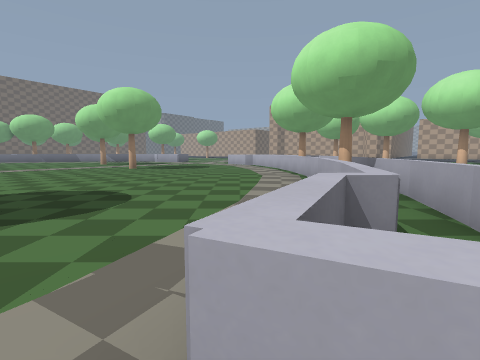
[1] (above)

22 first-person views from a walk through a 3-D level made in the Godot game engine. The camera is 1.3 m above the floor, tilts 6° down and sees 85° across. The floor is counted in squares, 2 m on a side. Each view is taken from the middle of a square. On the plan, view 1 faces up. The plan holds only what a view shows up to about 9 squares ahead; the rest is blank. The place goes on beyond the plan.

[2]
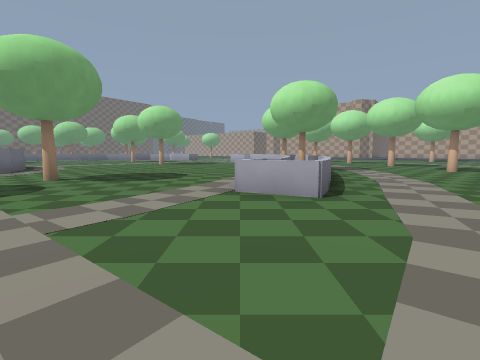

[3]
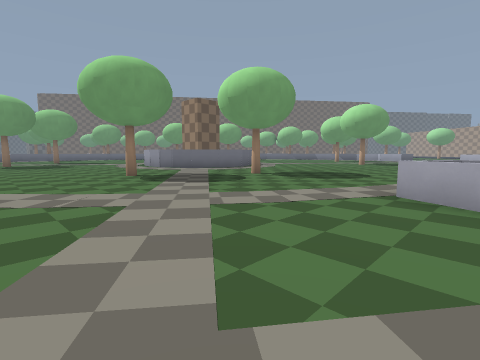

[4]
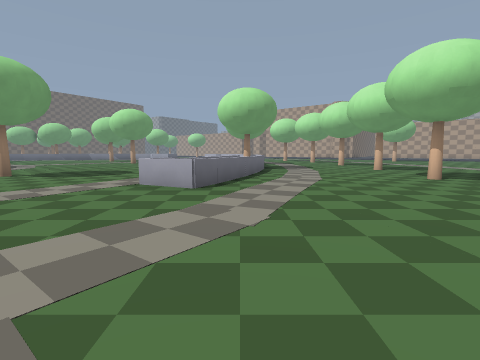

[5]
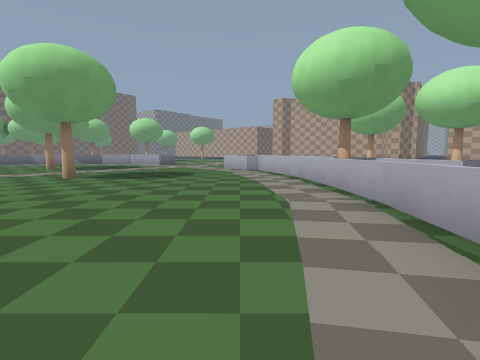

[6]
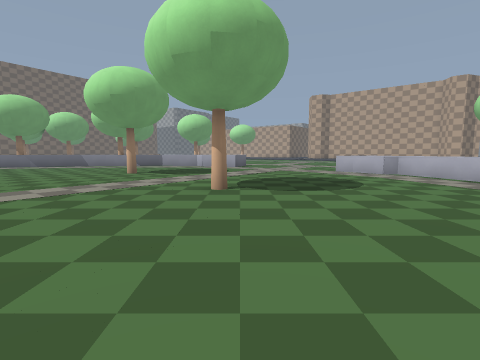

[7]
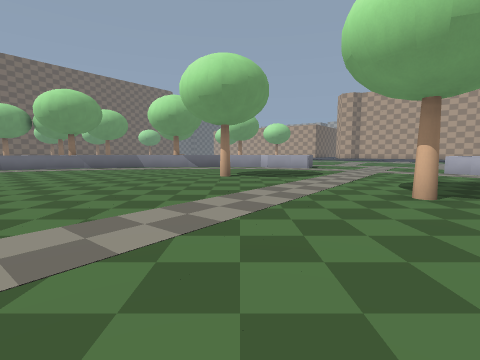

[8]
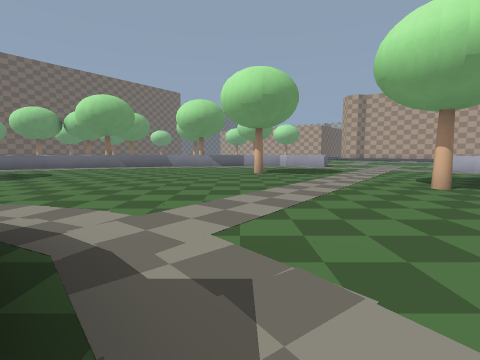

[9]
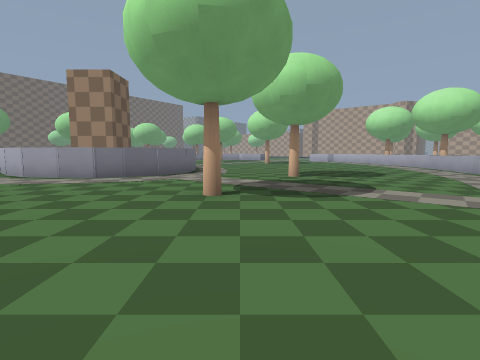

[10]
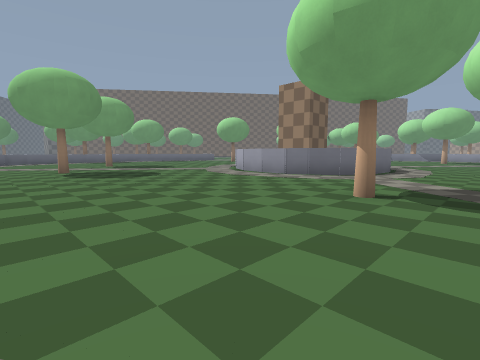

[11]
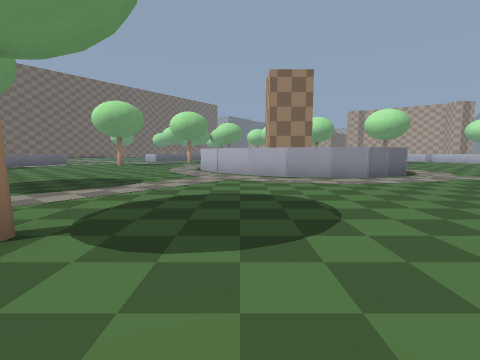

[12]
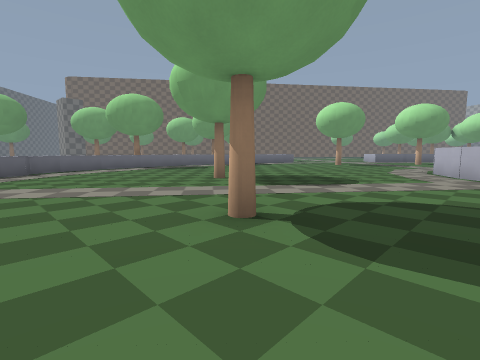

[13]
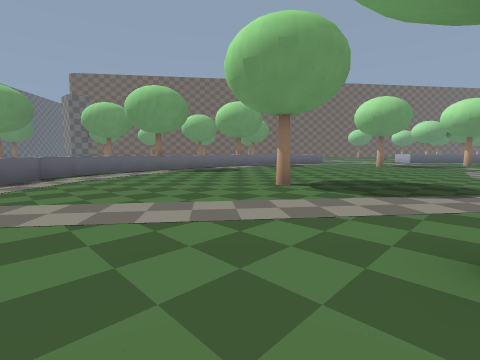

[14]
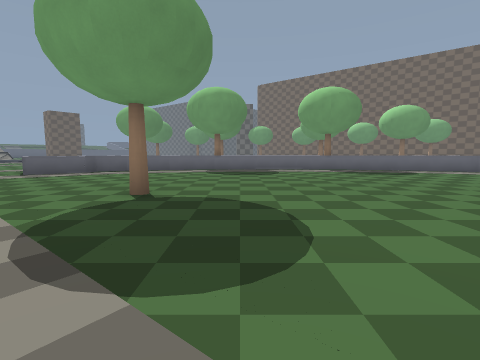

[15]
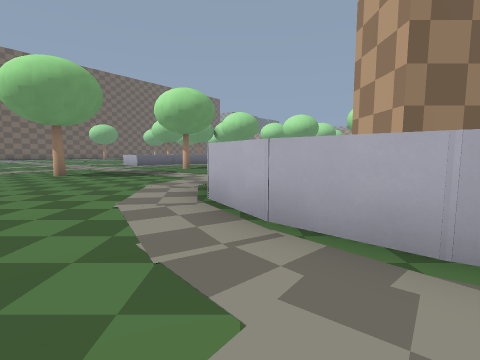

[16]
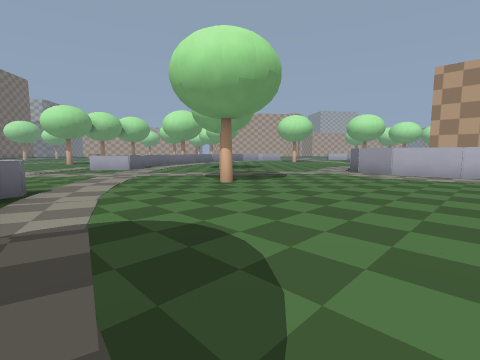

[17]
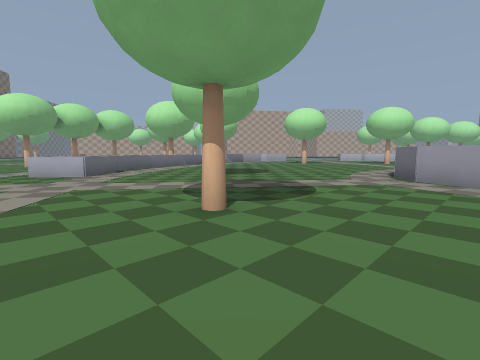

[18]
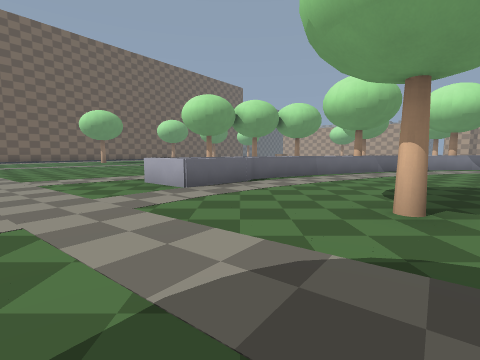

[19]
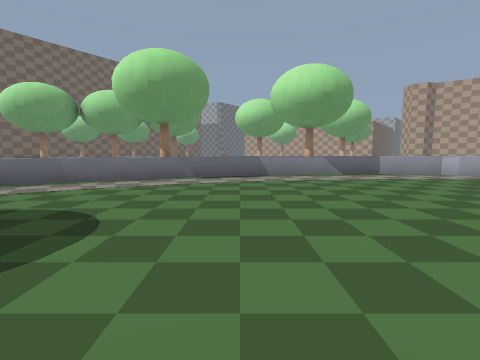

[20]
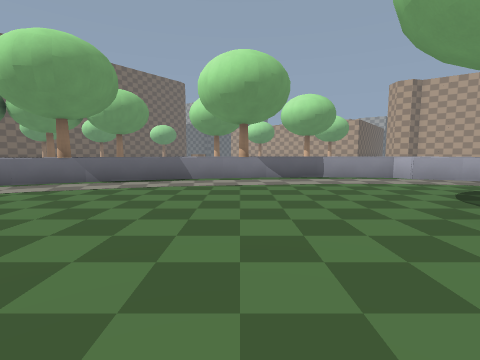

[21]
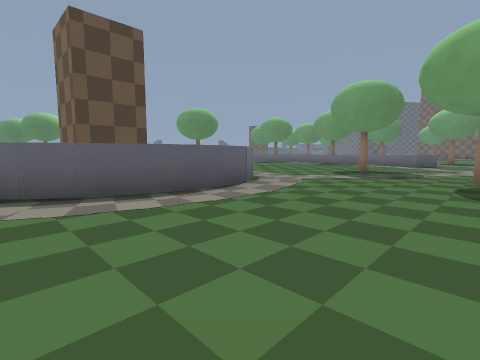

[22]
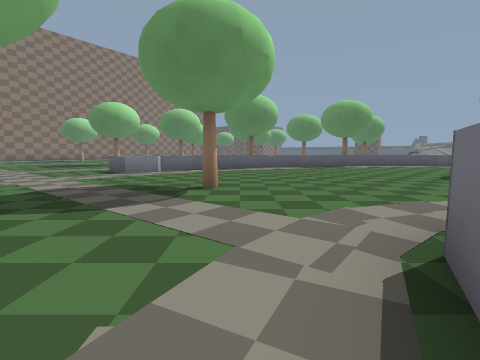

### Floor plan
Points are (right, up) in squares from view 1. A wall is a line through its corners. A room is listed if a view was taken in it or the views show most of it. See-through windows are left out.
Room 1 (views 1, 2, 3, 4, 5, 6, 7, 8, 9, 10, 11, 12, 13, 14, 15, 16, 17, 18, 19, 20, 21, 22)
walls: (-7.8, 5.2) (-7.6, 4.8) (-7.7, 3.5) (-8.3, 2.4) (-9.2, 1.9); (-9.5, 7.4) (-9.1, 7.1); (-10.1, 7.8) (-9.4, 7.3); (-10.9, 8.1) (-9.9, 7.7); (-11.3, 8.2) (-10.7, 8); (-9, 2) (-9.7, 1.7) (-10.7, 1.7); (-11.9, 8.2) (-11.1, 8.1); (-12.5, 8.2) (-11.8, 8.2); (-10.6, 1.7) (-11.8, 1.9) (-12.8, 2.6); (-12.6, 2.4) (-13.7, 3.5) (-14.4, 4.7) (-14.6, 6.2) (-14.1, 7.3) (-13.2, 8) (-12.4, 8.2); (0.6, 1.4) (0.1, 0.4); (1.3, 3) (0.9, 1.4); (1.8, 6.4) (1.8, 7.5); (0.8, 1.6) (1.2, 3.1) (1.6, 5.4); (1.8, 7.3) (1.7, 9.5); (1.7, 10.3) (1.7, 11); (2.5, 3.8) (2.8, 5.6); (2, 2.1) (2.5, 3.9); (2.8, 5.5) (3, 7.4); (1.7, 10.9) (0.7, 13.7); (2.7, 3.8) (2.2, 2.3); (2.3, 2.2) (1.2, -0.3) (-0.2, 0.4); (3, 7.3) (2.8, 10.5); (-3.4, -4.1) (-2.5, -5.1); (0.3, 13.8) (-0.3, 14.6); (2.6, 11.4) (2.2, 12.9); (-4.5, 17.9) (-5.8, 18.4) (-6.1, 18.7); (-13.3, 17.7) (-15.8, 16.6); (-9.2, 18.8) (-11.8, 18.3) (-13.4, 17.7); (-15.7, 16.6) (-17.7, 15.4) (-17.8, 14.9); (-19, 13.8) (-20.1, 14.7); (-11.3, 19.2) (-13.4, 18.6); (-15, 18) (-16.8, 16.9); (-17.9, 16.2) (-19.4, 15.1); (-22.5, 9.2) (-22.8, 8.9); (-23.5, -3) (-22.9, -3.9) (-22.5, -4) (-21.6, -5.4)
low walls: (-0.2, 14.5) (-0.7, 15.1); (-4.2, -4.9) (-3.4, -4.1); (0.7, 13.7) (0.3, 13.8); (-6.1, 18.7) (-8.1, 18.9); (-7.9, 18.9) (-9.4, 18.8); (-17.8, 14.9) (-19, 13.8); (-3.9, 18.9) (-5.2, 19.3); (-22.8, 8.9) (-23, 8.4)
ways out: opening at (-22, 15); opening at (-2.5, 16.2); opening at (5, 4)
objects: tree (-19, 8); tree (-18, -1); tree (-16, 12); tree (-15, -3); tree (-7, 14); tree (-6, -1); tree (-4, 2); tree (-4, 11); tree (2, 6); tree (2, 10); tree (7, 1)

Where each view was taken, in squares from view 1:
view 1: 0 up, 0 right, facing up
view 2: 4 down, 0 right, facing up
view 3: 4 down, 1 right, facing up-left
view 4: 5 down, 2 right, facing up
view 5: 4 up, 0 right, facing up
view 6: 6 up, 4 left, facing up
view 7: 7 up, 7 left, facing up
view 8: 6 up, 8 left, facing up
view 9: 5 down, 6 left, facing up
view 10: 5 down, 5 left, facing up-left
view 11: 5 down, 13 left, facing up
view 12: 5 down, 13 left, facing up-left
view 13: 5 down, 15 left, facing up-left
view 14: 1 up, 14 left, facing left
view 15: 1 up, 14 left, facing up
view 16: 4 up, 23 left, facing up-right
view 17: 6 up, 21 left, facing up-right
view 18: 9 up, 18 left, facing up
view 19: 11 up, 12 left, facing up
view 20: 12 up, 10 left, facing up
view 21: 12 up, 9 left, facing down-left
view 22: 4 up, 7 left, facing down
